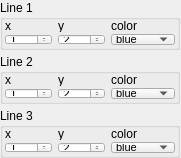
                 <widget class="QWidget" name="lines_scrollAreaWidgetContents_3">
                  <property name="geometry">
                   <rect>
                    <x>0</x>
                    <y>-23</y>
                    <width>181</width>
                    <height>158</height>
                   </rect>
                  </property>
                  <layout class="QVBoxLayout" name="verticalLayout_5">
                   <property name="spacing">
                    <number>4</number>
                   </property>
                   <property name="leftMargin">
                    <number>0</number>
                   </property>
                   <property name="topMargin">
                    <number>0</number>
                   </property>
                   <property name="rightMargin">
                    <number>0</number>
                   </property>
                   <property name="bottomMargin">
                    <number>0</number>
                   </property>
                   <item>
                    <widget class="QGroupBox" name="line_groupBox_3_1">
                     <property name="sizePolicy">
                      <sizepolicy hsizetype="Fixed" vsizetype="Fixed">
                       <horstretch>0</horstretch>
                       <verstretch>0</verstretch>
                      </sizepolicy>
                     </property>
                     <property name="minimumSize">
                      <size>
                       <width>180</width>
                       <height>50</height>
                      </size>
                     </property>
                     <property name="maximumSize">
                      <size>
                       <width>180</width>
                       <height>50</height>
                      </size>
                     </property>
                     <property name="title">
                      <string>Line 1</string>
                     </property>
                     <layout class="QGridLayout" name="gridLayout_7">
                      <property name="leftMargin">
                       <number>2</number>
                      </property>
                      <property name="topMargin">
                       <number>0</number>
                      </property>
                      <property name="rightMargin">
                       <number>2</number>
                      </property>
                      <property name="bottomMargin">
                       <number>2</number>
                      </property>
                      <property name="verticalSpacing">
                       <number>2</number>
                      </property>
                      <item row="1" column="2">
                       <widget class="QComboBox" name="color_comboBox_3_1">
                        <property name="palette">
                         <palette>
                          <active>
                           <colorrole role="HighlightedText">
                            <brush brushstyle="SolidPattern">
                             <color alpha="255">
                              <red>0</red>
                              <green>0</green>
                              <blue>0</blue>
                             </color>
                            </brush>
                           </colorrole>
                          </active>
                          <inactive>
                           <colorrole role="HighlightedText">
                            <brush brushstyle="SolidPattern">
                             <color alpha="255">
                              <red>0</red>
                              <green>0</green>
                              <blue>0</blue>
                             </color>
                            </brush>
                           </colorrole>
                          </inactive>
                          <disabled>
                           <colorrole role="HighlightedText">
                            <brush brushstyle="SolidPattern">
                             <color alpha="255">
                              <red>0</red>
                              <green>0</green>
                              <blue>0</blue>
                             </color>
                            </brush>
                           </colorrole>
                          </disabled>
                         </palette>
                        </property>
                        <property name="font">
                         <font>
                          <pointsize>8</pointsize>
                         </font>
                        </property>
                        <property name="styleSheet">
                         <string notr="true"/>
                        </property>
                        <item>
                         <property name="text">
                          <string>blue</string>
                         </property>
                        </item>
                        <item>
                         <property name="text">
                          <string>red</string>
                         </property>
                        </item>
                        <item>
                         <property name="text">
                          <string>black</string>
                         </property>
                        </item>
                        <item>
                         <property name="text">
                          <string>green</string>
                         </property>
                        </item>
                        <item>
                         <property name="text">
                          <string>orange</string>
                         </property>
                        </item>
                        <item>
                         <property name="text">
                          <string>yellow</string>
                         </property>
                        </item>
                       </widget>
                      </item>
                      <item row="1" column="1">
                       <widget class="QSpinBox" name="y_spinBox_3_1">
                        <property name="minimum">
                         <number>1</number>
                        </property>
                        <property name="value">
                         <number>2</number>
                        </property>
                       </widget>
                      </item>
                      <item row="1" column="0">
                       <widget class="QSpinBox" name="x_spinBox_3_1">
                        <property name="minimum">
                         <number>1</number>
                        </property>
                       </widget>
                      </item>
                      <item row="0" column="1">
                       <widget class="QLabel" name="y_label_3_1">
                        <property name="text">
                         <string>y</string>
                        </property>
                       </widget>
                      </item>
                      <item row="0" column="0">
                       <widget class="QLabel" name="x_label_3_1">
                        <property name="text">
                         <string>x</string>
                        </property>
                       </widget>
                      </item>
                      <item row="0" column="2">
                       <widget class="QLabel" name="color_label_3_1">
                        <property name="text">
                         <string>color</string>
                        </property>
                       </widget>
                      </item>
                     </layout>
                    </widget>
                   </item>
                   <item>
                    <widget class="QGroupBox" name="line_groupBox_3_2">
                     <property name="sizePolicy">
                      <sizepolicy hsizetype="Fixed" vsizetype="Fixed">
                       <horstretch>0</horstretch>
                       <verstretch>0</verstretch>
                      </sizepolicy>
                     </property>
                     <property name="minimumSize">
                      <size>
                       <width>180</width>
                       <height>50</height>
                      </size>
                     </property>
                     <property name="maximumSize">
                      <size>
                       <width>180</width>
                       <height>50</height>
                      </size>
                     </property>
                     <property name="title">
                      <string>Line 2</string>
                     </property>
                     <layout class="QGridLayout" name="gridLayout_8">
                      <property name="leftMargin">
                       <number>2</number>
                      </property>
                      <property name="topMargin">
                       <number>0</number>
                      </property>
                      <property name="rightMargin">
                       <number>2</number>
                      </property>
                      <property name="bottomMargin">
                       <number>2</number>
                      </property>
                      <property name="verticalSpacing">
                       <number>2</number>
                      </property>
                      <item row="1" column="2">
                       <widget class="QComboBox" name="color_comboBox_3_2">
                        <property name="palette">
                         <palette>
                          <active>
                           <colorrole role="HighlightedText">
                            <brush brushstyle="SolidPattern">
                             <color alpha="255">
                              <red>0</red>
                              <green>0</green>
                              <blue>0</blue>
                             </color>
                            </brush>
                           </colorrole>
                          </active>
                          <inactive>
                           <colorrole role="HighlightedText">
                            <brush brushstyle="SolidPattern">
                             <color alpha="255">
                              <red>0</red>
                              <green>0</green>
                              <blue>0</blue>
                             </color>
                            </brush>
                           </colorrole>
                          </inactive>
                          <disabled>
                           <colorrole role="HighlightedText">
                            <brush brushstyle="SolidPattern">
                             <color alpha="255">
                              <red>0</red>
                              <green>0</green>
                              <blue>0</blue>
                             </color>
                            </brush>
                           </colorrole>
                          </disabled>
                         </palette>
                        </property>
                        <property name="font">
                         <font>
                          <pointsize>8</pointsize>
                         </font>
                        </property>
                        <property name="styleSheet">
                         <string notr="true"/>
                        </property>
                        <item>
                         <property name="text">
                          <string>blue</string>
                         </property>
                        </item>
                        <item>
                         <property name="text">
                          <string>red</string>
                         </property>
                        </item>
                        <item>
                         <property name="text">
                          <string>black</string>
                         </property>
                        </item>
                        <item>
                         <property name="text">
                          <string>green</string>
                         </property>
                        </item>
                        <item>
                         <property name="text">
                          <string>orange</string>
                         </property>
                        </item>
                        <item>
                         <property name="text">
                          <string>yellow</string>
                         </property>
                        </item>
                       </widget>
                      </item>
                      <item row="1" column="1">
                       <widget class="QSpinBox" name="y_spinBox_3_2">
                        <property name="minimum">
                         <number>1</number>
                        </property>
                        <property name="value">
                         <number>2</number>
                        </property>
                       </widget>
                      </item>
                      <item row="1" column="0">
                       <widget class="QSpinBox" name="x_spinBox_3_2">
                        <property name="minimum">
                         <number>1</number>
                        </property>
                       </widget>
                      </item>
                      <item row="0" column="1">
                       <widget class="QLabel" name="y_label_3_2">
                        <property name="text">
                         <string>y</string>
                        </property>
                       </widget>
                      </item>
                      <item row="0" column="0">
                       <widget class="QLabel" name="x_label_3_2">
                        <property name="text">
                         <string>x</string>
                        </property>
                       </widget>
                      </item>
                      <item row="0" column="2">
                       <widget class="QLabel" name="color_label_3_2">
                        <property name="text">
                         <string>color</string>
                        </property>
                       </widget>
                      </item>
                     </layout>
                    </widget>
                   </item>
                   <item>
                    <widget class="QGroupBox" name="line_groupBox_3_3">
                     <property name="sizePolicy">
                      <sizepolicy hsizetype="Fixed" vsizetype="Fixed">
                       <horstretch>0</horstretch>
                       <verstretch>0</verstretch>
                      </sizepolicy>
                     </property>
                     <property name="minimumSize">
                      <size>
                       <width>180</width>
                       <height>50</height>
                      </size>
                     </property>
                     <property name="maximumSize">
                      <size>
                       <width>180</width>
                       <height>50</height>
                      </size>
                     </property>
                     <property name="title">
                      <string>Line 3</string>
                     </property>
                     <layout class="QGridLayout" name="gridLayout_9">
                      <property name="leftMargin">
                       <number>2</number>
                      </property>
                      <property name="topMargin">
                       <number>0</number>
                      </property>
                      <property name="rightMargin">
                       <number>2</number>
                      </property>
                      <property name="bottomMargin">
                       <number>2</number>
                      </property>
                      <property name="verticalSpacing">
                       <number>2</number>
                      </property>
                      <item row="1" column="2">
                       <widget class="QComboBox" name="color_comboBox_3_3">
                        <property name="palette">
                         <palette>
                          <active>
                           <colorrole role="HighlightedText">
                            <brush brushstyle="SolidPattern">
                             <color alpha="255">
                              <red>0</red>
                              <green>0</green>
                              <blue>0</blue>
                             </color>
                            </brush>
                           </colorrole>
                          </active>
                          <inactive>
                           <colorrole role="HighlightedText">
                            <brush brushstyle="SolidPattern">
                             <color alpha="255">
                              <red>0</red>
                              <green>0</green>
                              <blue>0</blue>
                             </color>
                            </brush>
                           </colorrole>
                          </inactive>
                          <disabled>
                           <colorrole role="HighlightedText">
                            <brush brushstyle="SolidPattern">
                             <color alpha="255">
                              <red>0</red>
                              <green>0</green>
                              <blue>0</blue>
                             </color>
                            </brush>
                           </colorrole>
                          </disabled>
                         </palette>
                        </property>
                        <property name="font">
                         <font>
                          <pointsize>8</pointsize>
                         </font>
                        </property>
                        <property name="styleSheet">
                         <string notr="true"/>
                        </property>
                        <item>
                         <property name="text">
                          <string>blue</string>
                         </property>
                        </item>
                        <item>
                         <property name="text">
                          <string>red</string>
                         </property>
                        </item>
                        <item>
                         <property name="text">
                          <string>black</string>
                         </property>
                        </item>
                        <item>
                         <property name="text">
                          <string>green</string>
                         </property>
                        </item>
                        <item>
                         <property name="text">
                          <string>orange</string>
                         </property>
                        </item>
                        <item>
                         <property name="text">
                          <string>yellow</string>
                         </property>
                        </item>
                       </widget>
                      </item>
                      <item row="1" column="1">
                       <widget class="QSpinBox" name="y_spinBox_3_3">
                        <property name="minimum">
                         <number>1</number>
                        </property>
                        <property name="value">
                         <number>2</number>
                        </property>
                       </widget>
                      </item>
                      <item row="1" column="0">
                       <widget class="QSpinBox" name="x_spinBox_3_3">
                        <property name="minimum">
                         <number>1</number>
                        </property>
                       </widget>
                      </item>
                      <item row="0" column="1">
                       <widget class="QLabel" name="y_label_3_3">
                        <property name="text">
                         <string>y</string>
                        </property>
                       </widget>
                      </item>
                      <item row="0" column="0">
                       <widget class="QLabel" name="x_label_3_3">
                        <property name="text">
                         <string>x</string>
                        </property>
                       </widget>
                      </item>
                      <item row="0" column="2">
                       <widget class="QLabel" name="color_label_3_3">
                        <property name="text">
                         <string>color</string>
                        </property>
                       </widget>
                      </item>
                     </layout>
                    </widget>
                   </item>
                  </layout>
                 </widget>
